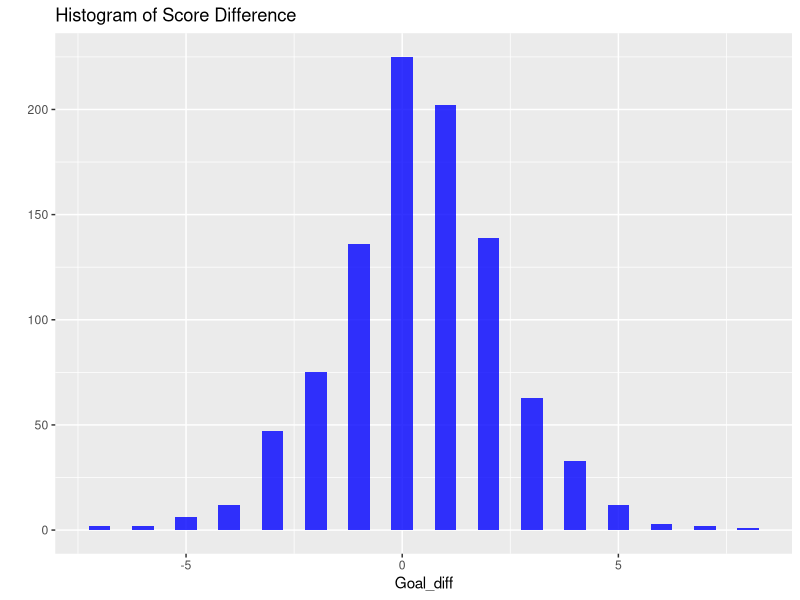
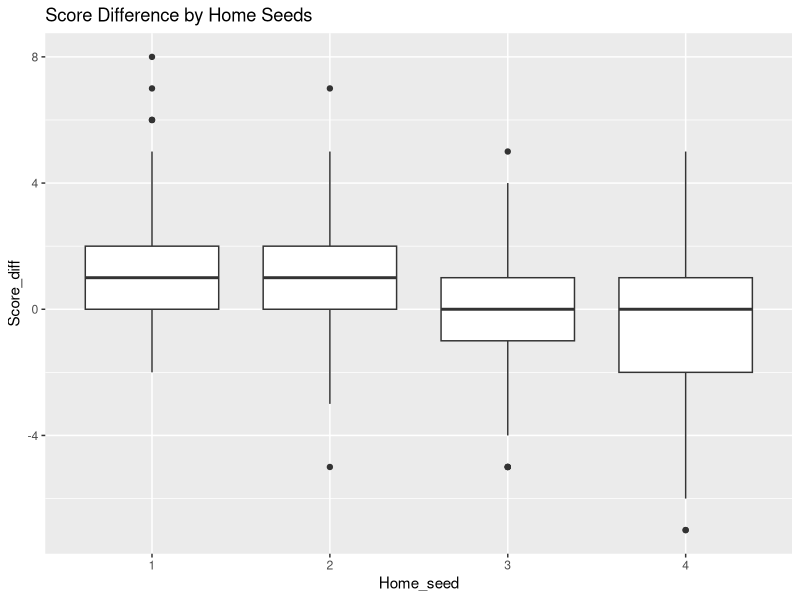
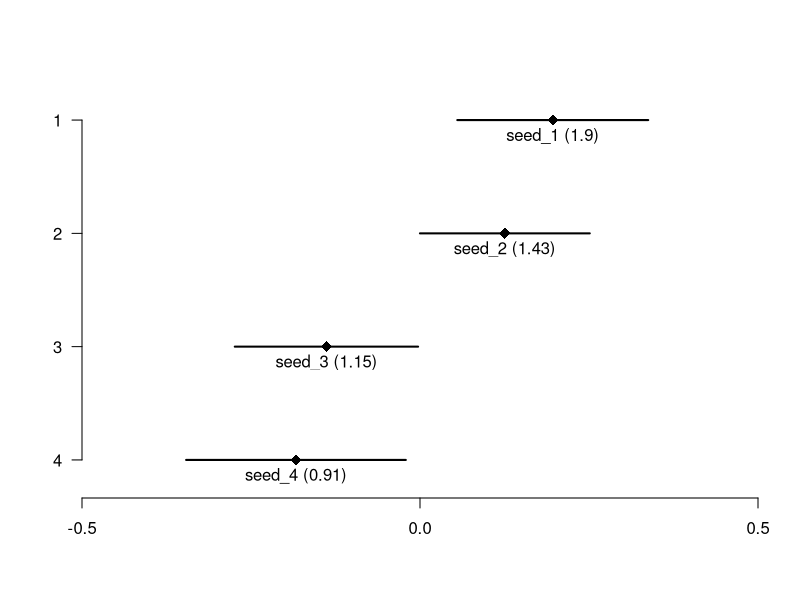
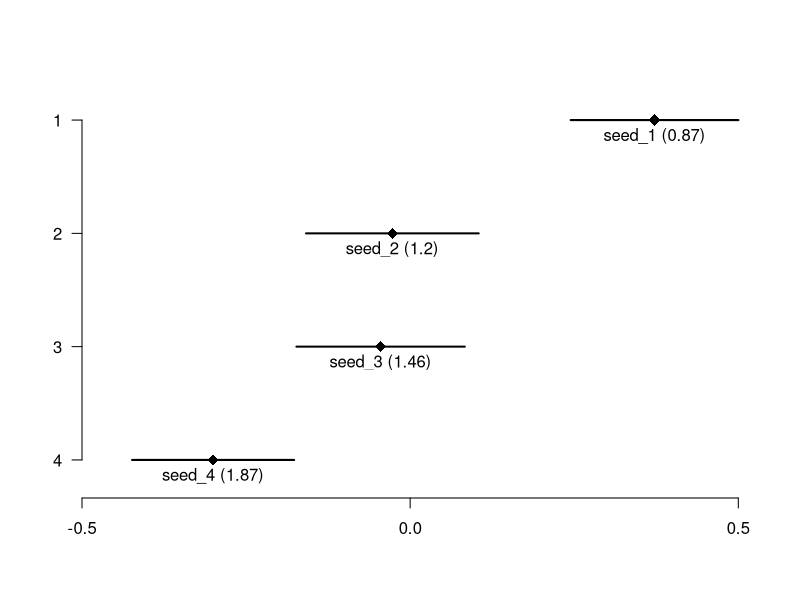

Reproduce these figures in R, in order.
############## Data Explorations ##################
library(ggplot2)
### Import data
ECL <- read.csv("raw_ECL.csv", stringsAsFactors=FALSE)
ECL$Score_diff <- ECL$Home_score - ECL$Away_score #Add new column

### Some explorations
# Distribution of score difference
qplot(as.numeric(ECL$Score_diff), geom="histogram", binwidth = 0.5,  
      main = "Histogram of Score Difference", xlab = "Goal_diff",  
      fill=I("blue"),  alpha=I(.8))
mean(ECL$Score_diff)
# Mean = 0.385 >0, AKA "home advantage"

# Distribution of score difference by pairs
tapply(ECL$Score_diff, list(ECL$Home_seed, ECL$Away_seed), mean)

# Distribution of score difference by home seeds
ggplot(ECL, aes(factor(Home_seed), Score_diff)) + geom_boxplot() +
  labs(x="Home_seed", title="Score Difference by Home Seeds")

### Short version of data for optimization
dat <- matrix(unlist(ECL[ ,c(4,6,9)]), ncol=3, byrow=F)

############## Model Building & Inference #################
### Construct likelihood
lik.Skellam <- function(row,params=c(miu,H,A2,A3,A4,D2,D3,D4)){
  miu <- params[1]
  H <- params[2]
  A2 <- params[3]
  A3 <- params[4]
  A4 <- params[5]
  D2 <- params[6]
  D3 <- params[7]
  D4 <- params[8]
  
  A1 <- -(A2+A3+A4)
  D1 <- -(D2+D3+D4)
  z <- row[3]
  
  if (row[1] == 1 & row[2] == 2){
    lambda1 <- exp(miu+H+A1+D2)
    lambda2 <- exp(miu+A2+D1)
  }
  else if (row[1] == 1 & row[2] == 3){
    lambda1 <- exp(miu+H+A1+D3)
    lambda2 <- exp(miu+A3+D1)
  }
  else if (row[1] == 1 & row[2] == 4){
    lambda1 <- exp(miu+H+A1+D4)
    lambda2 <- exp(miu+A4+D1)
  }
  else if (row[1] == 2 & row[2] == 1){
    lambda1 <- exp(miu+H+A2+D1)
    lambda2 <- exp(miu+A1+D2)
  }
  else if (row[1] == 2 & row[2] == 3){
    lambda1 <- exp(miu+H+A2+D3)
    lambda2 <- exp(miu+A3+D2)
  }
  else if (row[1] == 2 & row[2] == 4){
    lambda1 <- exp(miu+H+A2+D4)
    lambda2 <- exp(miu+A4+D2)
  }
  else if (row[1] == 3 & row[2] == 1){
    lambda1 <- exp(miu+H+A3+D1)
    lambda2 <- exp(miu+A1+D3)
  }
  else if (row[1] == 3 & row[2] == 2){
    lambda1 <- exp(miu+H+A3+D2)
    lambda2 <- exp(miu+A2+D3)
  }
  else if (row[1] == 3 & row[2] == 4){
    lambda1 <- exp(miu+H+A3+D4)
    lambda2 <- exp(miu+A4+D3)
  }
  else if (row[1] == 4 & row[2] == 1){
    lambda1 <- exp(miu+H+A4+D1)
    lambda2 <- exp(miu+A1+D4)
  }
  else if (row[1] == 4 & row[2] == 2){
    lambda1 <- exp(miu+H+A4+D2)
    lambda2 <- exp(miu+A2+D4)
  }
  else if (row[1] == 4 & row[2] == 3){
    lambda1 <- exp(miu+H+A4+D3)
    lambda2 <- exp(miu+A3+D4)
  }
  
  bessel <- besselI(2*sqrt(lambda1*lambda2), abs(z))
  return(log(exp(-(lambda1+lambda2)) * (lambda1/lambda2)^(z/2) * bessel))
}

NLL <- function(data,params=c(miu,H,A2,A3,A4,D2,D3,D4)){
  return(-sum(apply(data, 1, lik.Skellam, params=params)))
}

### Optimization with regard to NLL
result <- optim(par=rnorm(8,0,1), fn=NLL, data=dat, method = "BFGS",
               hessian = TRUE , control = list(trace=0))

### Find se and confidence interval for parameters
fisher_info <- solve(result$hessian)
sigma_hat <- sqrt(diag(fisher_info))
upper_par <- result$par + 1.96 * sigma_hat
lower_par <- result$par - 1.96 * sigma_hat

### Visualize attack factors
A2 <- list(value=result$par[3], lower=lower_par[3], upper=upper_par[3])
A3 <- list(value=result$par[4], lower=lower_par[4], upper=upper_par[4])
A4 <- list(value=result$par[5], lower=lower_par[5], upper=upper_par[5])

a1_val <- -(A2$value+A3$value+A4$value)
a1_interval <- c(a1_val-1.96*mean(sigma_hat[3:5]), a1_val+1.96*mean(sigma_hat[3:5]))
A1 <- list(value=a1_val, lower=a1_interval[1], upper=a1_interval[2])

plot.new()
plot.window(xlim = c(-0.5, 0.5), ylim = c(4.2, 0.8), xaxs='i')
# Add x-axis
axis(side = 1, at = c(-0.5, 0, 0.5))
# Add y-axis
axis(side = 2, at = 4:1, las = 2)
# Add confidence intervals
lines(x=c(A1$lower,A1$upper), y=c(1,1), lwd=2)
points(A1$value, 1, pch=18, cex=1.5)
lines(x=c(A2$lower,A2$upper), y=c(2,2), lwd=2)
points(A2$value, 2, pch=18, cex=1.5)
lines(x=c(A3$lower,A3$upper), y=c(3,3), lwd=2)
points(A3$value, 3, pch=18, cex=1.5)
lines(x=c(A4$lower,A4$upper), y=c(4,4), lwd=2)
points(A4$value, 4, pch=18, cex=1.5)
# Add texts
avg_goals <- (tapply(ECL$Home_score, ECL$Home_seed, mean) + tapply(ECL$Away_score, ECL$Away_seed, mean))/2
text(x=c(A1$value, A2$value, A3$value, A4$value), y=1:4, pos=1,
     labels=paste0("seed_",1:4," (",round(avg_goals,2),")"))

### Visualize defense factors
D2 <- list(value=result$par[6], lower=lower_par[6], upper=upper_par[6])
D3 <- list(value=result$par[7], lower=lower_par[7], upper=upper_par[7])
D4 <- list(value=result$par[8], lower=lower_par[8], upper=upper_par[8])

d1_val <- -(D2$value+D3$value+D4$value)
d1_interval <- c(d1_val-1.96*mean(sigma_hat[6:8]), d1_val+1.96*mean(sigma_hat[6:8]))
D1 <- list(value=d1_val, lower=d1_interval[1], upper=d1_interval[2])

plot.new()
plot.window(xlim = c(-0.5, 0.53), ylim = c(4.2, 0.8), xaxs='i')
# Add x-axis
axis(side = 1, at = c(-0.5, 0, 0.5))
# Add y-axis
axis(side = 2, at = 4:1, las = 2)
# Add confidence intervals
lines(x=-c(D1$lower,D1$upper), y=c(1,1), lwd=2)
points(-D1$value, 1, pch=18, cex=1.5)
lines(x=-c(D2$lower,D2$upper), y=c(2,2), lwd=2)
points(-D2$value, 2, pch=18, cex=1.5)
lines(x=-c(D3$lower,D3$upper), y=c(3,3), lwd=2)
points(-D3$value, 3, pch=18, cex=1.5)
lines(x=-c(D4$lower,D4$upper), y=c(4,4), lwd=2)
points(-D4$value, 4, pch=18, cex=1.5)
# Add texts
avg_concede <- (tapply(ECL$Away_score, ECL$Home_seed, mean) + tapply(ECL$Home_score, ECL$Away_seed, mean))/2
text(x=-c(D1$value, D2$value, D3$value, D4$value), y=1:4, pos=1,
     labels=paste0("seed_",1:4," (",round(avg_concede,2),")"))

################## Model Assessment/Application ###################
### Assess model by simulating 1-4 pairs, comparing to observed results.
### Estimating 3-2 pairs (closest match-up)